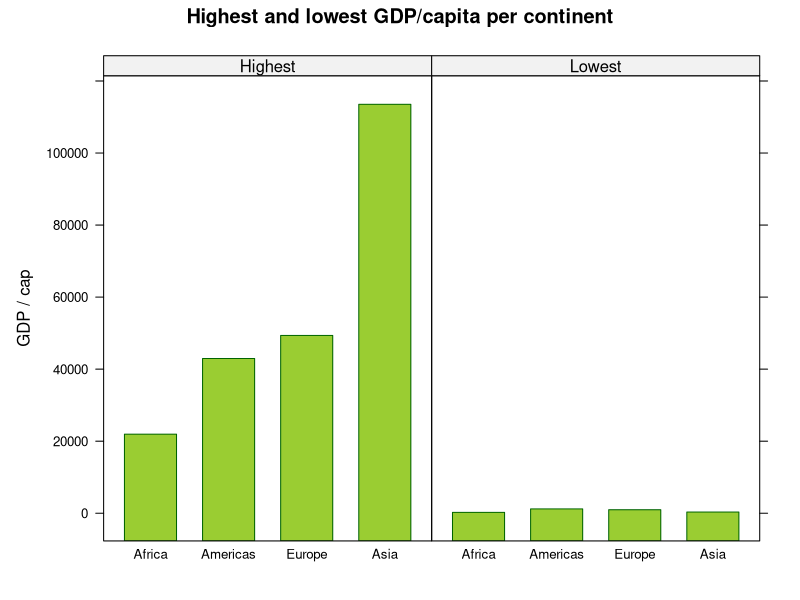
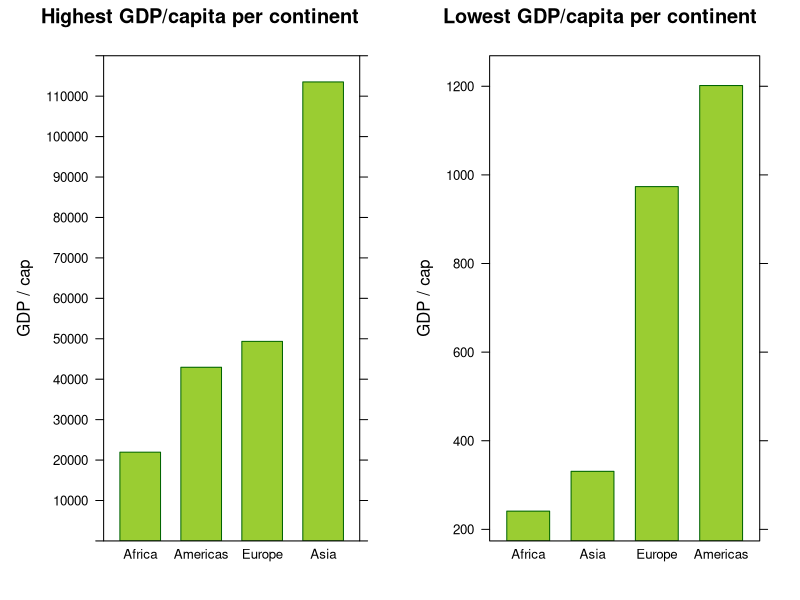
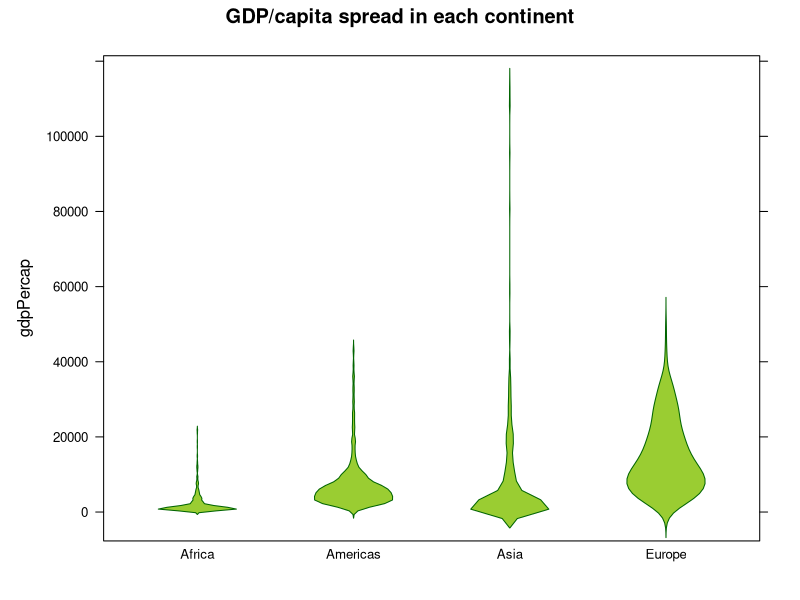
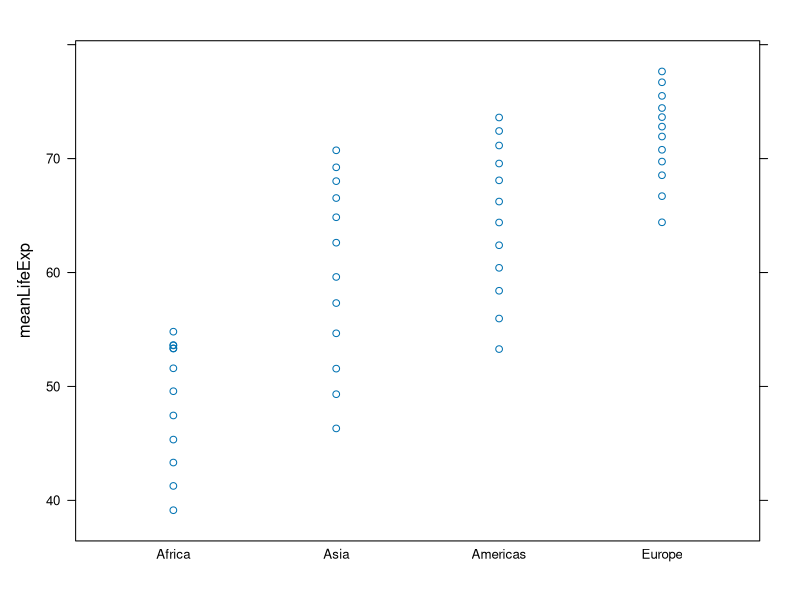
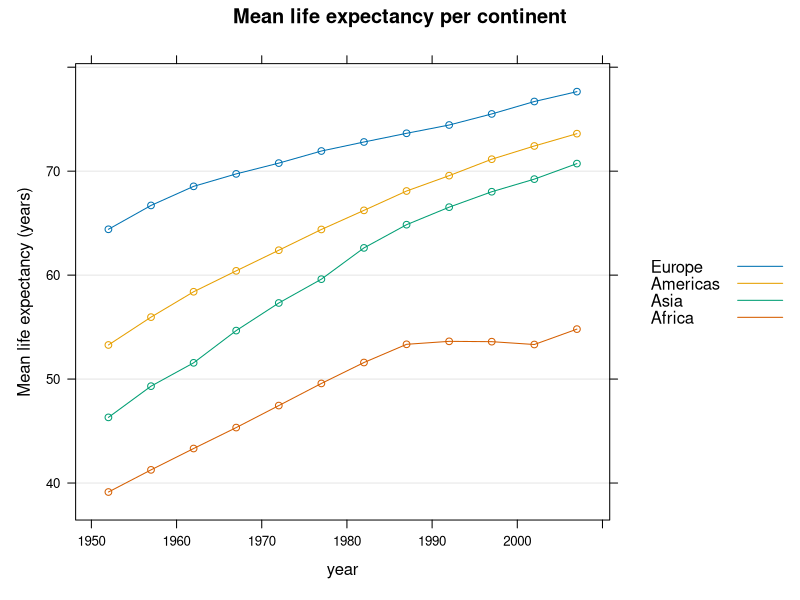

These figures' R source, in order:
# load required libraries
library(plyr)
library(lattice)

# read dataset
gDat <- read.delim("gapminderDataFiveYear.txt")

# quick 'n dirty check that nothing went horribly wrong with data import
str(gDat)

# drop Oceania because it has almost no data
nlevels(gDat$continent)
gDat <- droplevels(subset(gDat, continent != 'Oceania'))
nlevels(gDat$continent)

# ----- START of Rebecca's code - highest/lowest GDP per continent -----

# Write own function to produce a data frame in tall format
minmax <- function(x) {
  ## Make character vector to specify min and max
  factor = c("Min", "Max")
  ## Specify function to compute min and max (same order as line above)
  value = c(min(x$gdpPercap), max(x$gdpPercap))
  ## Make factor and value two columns in a data frame
  data.frame(factor, value)
}

# Use ddply to apply the function by continent
contMinMaxGdpTall <- ddply(gDat, ~continent, minmax)

# ----- END of Rebecca's code -----

# MY CODE - purely visual
barchart(value ~ reorder(continent, value) | factor, contMinMaxGdpTall,
         ylab = "GDP / cap",
         strip = strip.custom(factor.levels = c("Highest","Lowest")),
         main = "Highest and lowest GDP/capita per continent",
         col = "yellowgreen",
         border = "darkgreen"
)
numTicksFactor = 10000
numTicks = ceiling(max(contMinMaxGdpTall$value) / numTicksFactor)
highestGdpBarchart <- barchart(value ~ reorder(continent, value), contMinMaxGdpTall,
                               subset = (factor == 'Max'),
                               ylab = "GDP / cap",
                               ylim = c(0, numTicks * numTicksFactor),
                               scales = list(tick.number = numTicks),
                               panel = function(...){
                                 panel.barchart(...)
                                 #panel.grid = panel.grid(h = -(numTicks/2), v = FALSE)
                               },
                               col = "yellowgreen",
                               border="darkgreen",
                               main = "Highest GDP/capita per continent"
                      )
lowestGdpBarchart <- barchart(value ~ reorder(continent, value, min), contMinMaxGdpTall,
                              subset = (factor == 'Min'),
                              ylab = "GDP / cap",
                              col = "yellowgreen",
                              border="darkgreen",
                              main = "Lowest GDP/capita per continent"
                     )
plot(highestGdpBarchart, split = c(1, 1, 2, 1))
plot(lowestGdpBarchart, split = c(2, 1, 2, 1), newpage = FALSE)
bwplot(gdpPercap ~ continent, gDat, panel = panel.violin, col = "yellowgreen", border = "darkgreen",
       main = "GDP/capita spread in each continent")


# mean life expectancy per continent per year
contLifeExp <- ddply(gDat, continent ~ year, summarise, meanLifeExp = mean(lifeExp))
stripplot(meanLifeExp ~ reorder(continent, meanLifeExp), contLifeExp)
contLifeExp <- within(contLifeExp, continent <- reorder(continent,-meanLifeExp))
xyplot(meanLifeExp ~ year, contLifeExp,
       groups = continent,
       type = c("a", "p"),
       grid = "h",
       auto.key = list(lines = TRUE, points = FALSE, space = "right"),
       ylab = 'Mean life expectancy (years)',
       main = 'Mean life expectancy per continent'
)
  